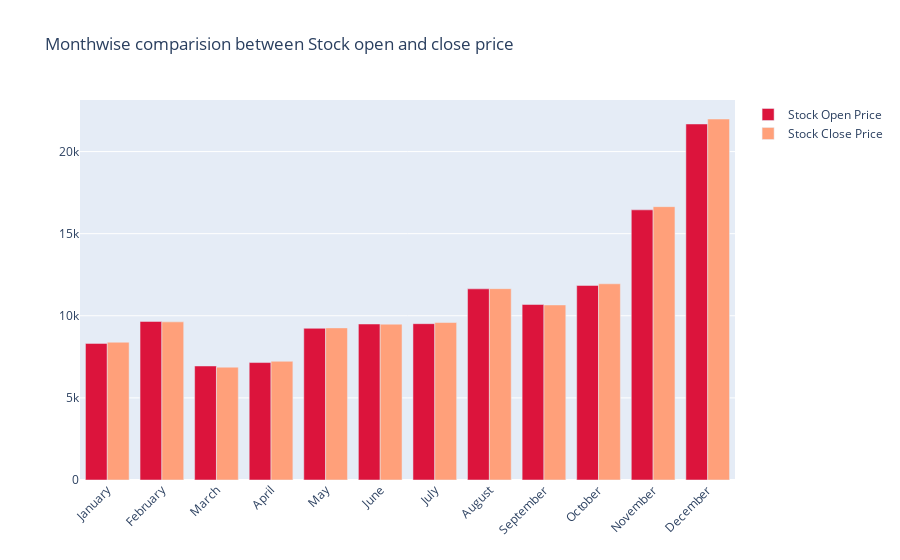

Here is the notebook cell this chart was saved with:
### Code cell
fig = go.Figure()

fig.add_trace(go.Bar(
    x=monthvise.index,
    y=monthvise['open'],
    name='Stock Open Price',
    marker_color='crimson'
))
fig.add_trace(go.Bar(
    x=monthvise.index,
    y=monthvise['close'],
    name='Stock Close Price',
    marker_color='lightsalmon'
))

fig.update_layout(barmode='group', xaxis_tickangle=-45, 
                  title='Monthwise comparision between Stock open and close price')
fig.show()

### Figure 1 — Plotly figure (JSON) as saved in the notebook; plotly's stock layout.template omitted (floating-point values rounded to 4 significant figures)
{"data": [{"marker": {"color": "crimson"}, "name": "Stock Open Price", "type": "bar", "x": ["January", "February", "March", "April", "May", "June", "July", "August", "September", "October", "November", "December"], "y": [8319.0, 9656.0, 6944.0, 7152.0, 9238.0, 9500.0, 9519.0, 11640.0, 10690.0, 11850.0, 16450.0, 21680.0]}, {"marker": {"color": "lightsalmon"}, "name": "Stock Close Price", "type": "bar", "x": ["January", "February", "March", "April", "May", "June", "July", "August", "September", "October", "November", "December"], "y": [8389.0, 9631.0, 6871.0, 7229.0, 9263.0, 9489.0, 9590.0, 11650.0, 10660.0, 11950.0, 16650.0, 21980.0]}], "layout": {"barmode": "group", "title": {"text": "Monthwise comparision between Stock open and close price"}, "xaxis": {"tickangle": -45}}}
